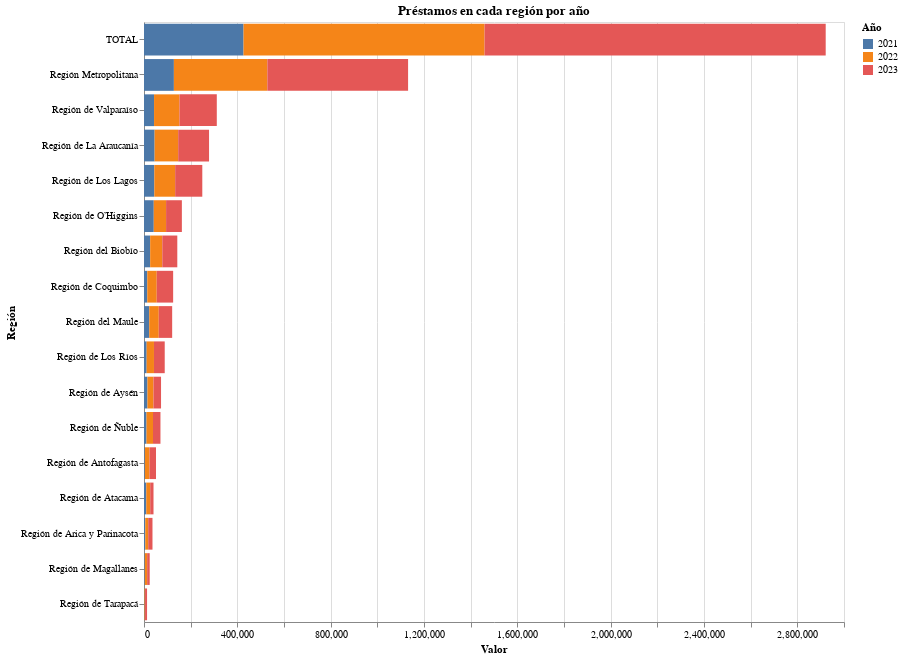

Here is the notebook cell this chart was saved with:
### Code cell
# Gráfico con barras horizontales, unificando todas las regiones
chart = alt.Chart(df3_long).mark_bar().encode(
    y=alt.Y('Regiones:N', title='Región', sort='-x'),
    x=alt.X('Valor:Q', title='Valor'),
    color=alt.Color('Año:N', legend=alt.Legend(title='Año')),
    tooltip=['Regiones', 'Año', 'Valor']
).properties(
    title='Préstamos en cada región por año',
    width=700,
    height=600
)

# Mostrar el gráfico
chart

### Figure 1 — Vega-Lite specification as saved in the notebook (floating-point values rounded to 4 significant figures)
{"config": {"view": {"continuousWidth": 400, "continuousHeight": 300}}, "data": {"name": "data-912e28f00ad35d730ae46d30520ae3f7"}, "mark": "bar", "encoding": {"color": {"field": "Año", "legend": {"title": "Año"}, "type": "nominal"}, "tooltip": [{"field": "Regiones", "type": "nominal"}, {"field": "Año", "type": "nominal"}, {"field": "Valor", "type": "quantitative"}], "x": {"field": "Valor", "title": "Valor", "type": "quantitative"}, "y": {"field": "Regiones", "sort": "-x", "title": "Región", "type": "nominal"}}, "height": 600, "title": "Préstamos en cada región por año", "width": 700, "$schema": "https://vega.github.io/schema/vega-lite/v4.17.0.json", "datasets": {"data-912e28f00ad35d730ae46d30520ae3f7": [{"Regiones": "Región de Arica y Parinacota", "Año": "2021", "Valor": 5510}, {"Regiones": "Región de Tarapacá", "Año": "2021", "Valor": 1968}, {"Regiones": "Región de Antofagasta", "Año": "2021", "Valor": 3667}, {"Regiones": "Región de Atacama", "Año": "2021", "Valor": 9732}, {"Regiones": "Región de Coquimbo", "Año": "2021", "Valor": 14083}, {"Regiones": "Región de Valparaíso", "Año": "2021", "Valor": 43068}, {"Regiones": "Región Metropolitana", "Año": "2021", "Valor": 128095}, {"Regiones": "Región de O’Higgins", "Año": "2021", "Valor": 41877}, {"Regiones": "Región del Maule", "Año": "2021", "Valor": 22396}, {"Regiones": "Región de Ñuble", "Año": "2021", "Valor": 10683}, {"Regiones": "Región del Biobío", "Año": "2021", "Valor": 26413}, {"Regiones": "Región de La Araucanía", "Año": "2021", "Valor": 45486}, {"Regiones": "Región de Los Ríos", "Año": "2021", "Valor": 11283}, {"Regiones": "Región de Los Lagos", "Año": "2021", "Valor": 44171}, {"Regiones": "Región de Aysén", "Año": "2021", "Valor": 14879}, {"Regiones": "Región de Magallanes", "Año": "2021", "Valor": 3288}, {"Regiones": "TOTAL", "Año": "2021", "Valor": 426599}, {"Regiones": "Región de Arica y Parinacota", "Año": "2022", "Valor": 12454}, {"Regiones": "Región de Tarapacá", "Año": "2022", "Valor": 2486}, {"Regiones": "Región de Antofagasta", "Año": "2022", "Valor": 19868}, {"Regiones": "Región de Atacama", "Año": "2022", "Valor": 16824}, {"Regiones": "Región de Coquimbo", "Año": "2022", "Valor": 40508}, {"Regiones": "Región de Valparaíso", "Año": "2022", "Valor": 108992}, {"Regiones": "Región Metropolitana", "Año": "2022", "Valor": 400517}, {"Regiones": "Región de O’Higgins", "Año": "2022", "Valor": 52728}, {"Regiones": "Región del Maule", "Año": "2022", "Valor": 40919}, {"Regiones": "Región de Ñuble", "Año": "2022", "Valor": 27999}, {"Regiones": "Región del Biobío", "Año": "2022", "Valor": 51959}, {"Regiones": "Región de La Araucanía", "Año": "2022", "Valor": 101043}, {"Regiones": "Región de Los Ríos", "Año": "2022", "Valor": 31451}, {"Regiones": "Región de Los Lagos", "Año": "2022", "Valor": 89341}, {"Regiones": "Región de Aysén", "Año": "2022", "Valor": 25683}, {"Regiones": "Región de Magallanes", "Año": "2022", "Valor": 10153}, {"Regiones": "TOTAL", "Año": "2022", "Valor": 1032925}, {"Regiones": "Región de Arica y Parinacota", "Año": "2023", "Valor": 18397}, {"Regiones": "Región de Tarapacá", "Año": "2023", "Valor": 8630}, {"Regiones": "Región de Antofagasta", "Año": "2023", "Valor": 27962}, {"Regiones": "Región de Atacama", "Año": "2023", "Valor": 14188}, {"Regiones": "Región de Coquimbo", "Año": "2023", "Valor": 70300}, {"Regiones": "Región de Valparaíso", "Año": "2023", "Valor": 159925}, {"Regiones": "Región Metropolitana", "Año": "2023", "Valor": 603212}, {"Regiones": "Región de O’Higgins", "Año": "2023", "Valor": 67697}, {"Regiones": "Región del Maule", "Año": "2023", "Valor": 57395}, {"Regiones": "Región de Ñuble", "Año": "2023", "Valor": 31860}, {"Regiones": "Región del Biobío", "Año": "2023", "Valor": 64320}, {"Regiones": "Región de La Araucanía", "Año": "2023", "Valor": 132272}, {"Regiones": "Región de Los Ríos", "Año": "2023", "Valor": 46074}, {"Regiones": "Región de Los Lagos", "Año": "2023", "Valor": 116333}, {"Regiones": "Región de Aysén", "Año": "2023", "Valor": 32458}, {"Regiones": "Región de Magallanes", "Año": "2023", "Valor": 11033}, {"Regiones": "TOTAL", "Año": "2023", "Valor": 1462056}]}}
